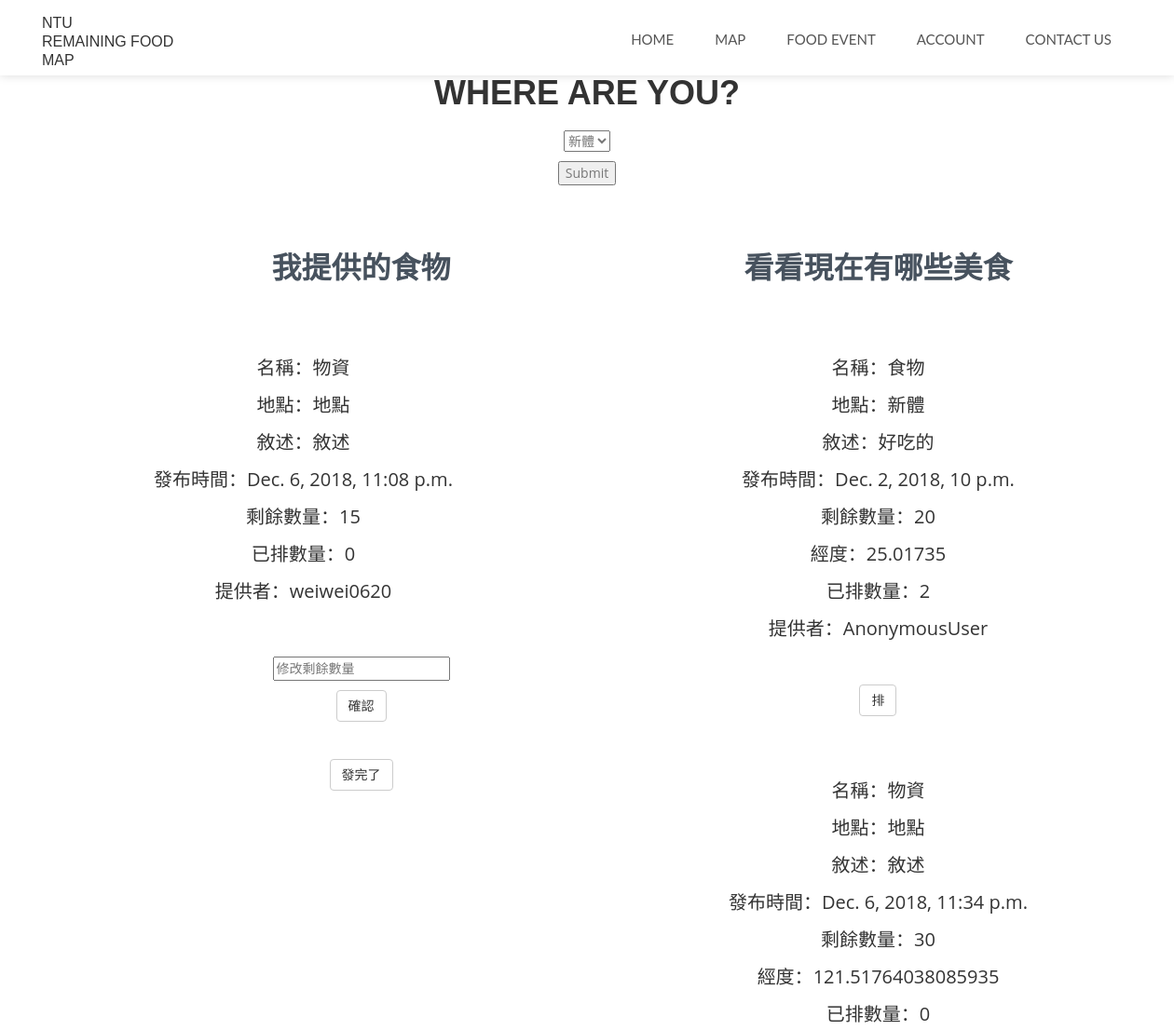
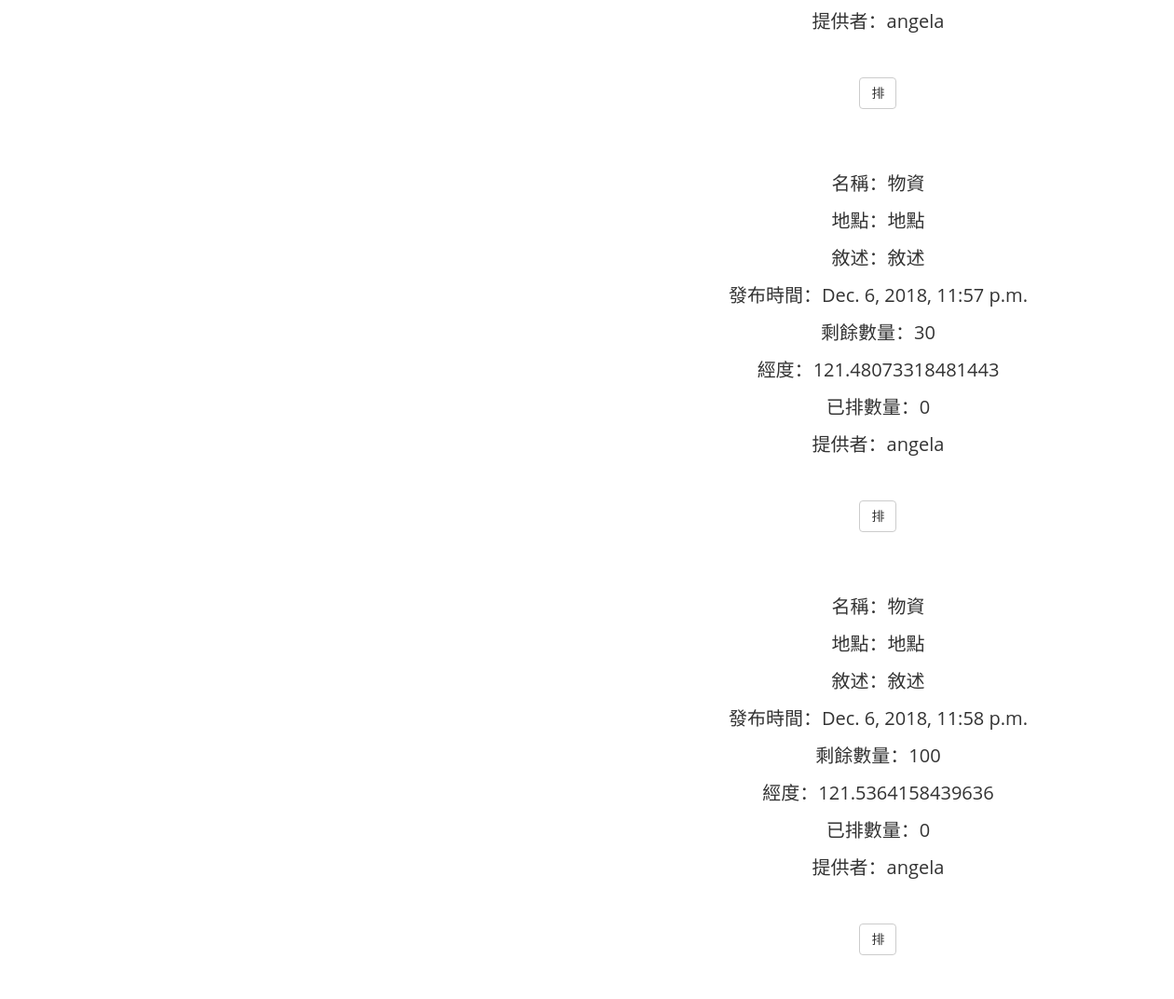
Screenshot of /food/ (signed in) with the database file from the repository (2 pictures, top to bottom).
### foodevent/models.py (models this page shows, shortened)
class FoodEvent(models.Model):
	place = models.CharField(max_length=64)
	resource = models.CharField(max_length=64)
	description = models.CharField(max_length=128)
	amount = models.IntegerField(default = 0)
	pai_amount = models.IntegerField(default = 0)
	time = models.DateTimeField(default=datetime.now, blank=True)
	lon = models.FloatField(default = 25.017350,blank = True)
	lat = models.FloatField(default = 121.539794,blank = True)
	provider = models.CharField(max_length=20, default = "Anonymous provider")

### bentomap/views.py (the view)
# urls.py: path('food/', views.food, name = 'food'),
def food(request):
	if "myplace" in request.POST:
		myplace = request.POST['myplace']
		place = Place.objects.get(name=myplace)
		unsort_foodevents = FoodEvent.objects.all().order_by('id')
		dist = []
		for i in unsort_foodevents:
			dist.append(count_dis(i.lon,i.lat,place.lon,place.lat))
		foodevents = [x for _,x in sorted(zip(dist,unsort_foodevents))]
	else:
		foodevents = FoodEvent.objects.all().order_by('id')
	if "pai" in request.POST:
		foodid = request.POST['pai']
		food = FoodEvent.objects.get(id = foodid)
		foodamount = food.pai_amount
		FoodEvent.objects.filter(id = foodid).update(pai_amount = foodamount + 1)
	if "finish" in request.POST:
		foodid = request.POST['finish']
		FoodEvent.objects.filter(id = foodid).delete()
	if "edit_amount" in request.POST:
		fid = request.POST['fid']
		new_amount = request.POST['edit_amount']
		FoodEvent.objects.filter(id = fid).update(amount = new_amount)
	return render(request, 'food.html', locals())

### templates/food.html (shortened to what this page needs)
<!DOCTYPE html>
<html lang="zh">
{% load  staticfiles %}
<head>
    <link href="{% static 'css/bootstrap.css' %}" rel="stylesheet" type="text/css" />
    <link href="{% static 'css/style_food.css' %}" rel="stylesheet" type="text/css" />
    <link href="{% static 'fonts/font-awesome/css/font-awesome.css' %}" rel="stylesheet" type="text/css" />
</head>
<body>
  <nav id="menu" class="navbar navbar-default navbar-fixed-top">
	  <div class="container">
	    <div class="navbar-header">
	      <a class="navbar-brand page-scroll" href="">NTU<br>Remaining Food<br>Map</a>
			</div>
	    <div class="collapse navbar-collapse" id="bs-example-navbar-collapse-1">
	      <ul class="nav navbar-nav navbar-right">
	        <li><a href="{% url 'home' %}" class="page-scroll">Home</a></li>
	        <li><a href="#map-section" class="page-scroll">Map</a></li>
	        <li><a href="{% url 'food' %}" class="page-scroll">Food Event</a></li>
	        <li><a href="/accounts/" class="page-scroll">Account</a></li>
	        <li><a href="" class="page-scroll">Contact us</a></li>
	      </ul>
	    </div>
	  </div>
	</nav>
	<section id="map-section" class="text-center">
	<h2>where are you?</h2>
	<form action="" method="post">
		<select name="myplace">
		  <option value="新體">新體</option>
		</select>
		<input type="submit" value="Submit">
	</form>
		<div class="container">
				<div class="col-md-12">
						<div class="col-md-6">
							<br><br><br>
							<p>我提供的食物</p>
							<br>
								{% for food in foodevents %}
								{% if request.user.username == food.provider %}
									<div class = "events">
										名稱：{{food.resource}} <br>
										地點：{{food.place}} <br>
										敘述：{{food.description}} <br>
										發布時間：{{food.time}} <br>
										剩餘數量：{{food.amount}} <br>
										已排數量：{{food.pai_amount}} <br>
										提供者：{{food.provider}} <br>
										</div>
									<div class="row form-group">
								        <div class="col-sm-12 text-center">
											<form action="" method="post">
												<input id = "edit_amount" type="text" name = "edit_amount" value="修改剩餘數量"></input>
												<button type="submit" class="btn btn-default" name = "fid" value = {{food.id}} >確認</button>
											</form><br><br><br>
								<form action="" method="post">
								    <button type="submit" class="btn btn-default" name = "finish" value = {{food.id}} >發完了</button>
								</form>
										</div>
									</div>
								{% endif %}
								{% endfor %}
						</div>
					<div class="col-md-6">
						<br><br><br>
						<p>看看現在有哪些美食</p>
						<br>
						{% for food in foodevents %}
						<form action="" method="post">
							<div class = "events">
								名稱：{{food.resource}} <br>
								地點：{{food.place}} <br>
								敘述：{{food.description}} <br>
								發布時間：{{food.time}} <br>
								剩餘數量：{{food.amount}} <br>
								經度：{{food.lon}} <br>
								已排數量：{{food.pai_amount}} <br>
								提供者：{{food.provider}} <br>
							</div>
							<div class="row form-group">
								<div class="col-sm-12 text-center">
									<button type="submit" class="btn btn-default" name = "pai" value = {{food.id}} >排</button>
								</div>
							</div>
						</form>
						{% endfor %}
					</div>
				</div>
		</div>
	</section>
</body>
</html>

### static/css/style_food.css (style rules this page uses)
body, html { font-family: 'Open Sans', sans-serif; text-rendering: optimizeLegibility !important; -webkit-font-smoothing: antialiased !important; color: #777; font-weight: 400; width: 100% !important; height: 100% !important; }
h2, h3, h4 { font-family: 'Raleway', sans-serif; }
h2 { text-transform: uppercase; margin: 0 0 20px 0; font-weight: 800; font-size: 36px; color: #333; }
p { font-size: 15px; }
a { color: #608dfd; font-weight: 400; }
ul, ol { list-style: none; }
ul, ol { padding: 0; webkit-padding: 0; moz-padding: 0; }
#menu { padding: 15px; transition: all 0.8s; }
#menu.navbar-default { background-color: #fff; border-color: rgba(231, 231, 231, 0); box-shadow: 0 0 10px rgba(0,0,0,0.15) }
#menu a.navbar-brand { font-family: 'Raleway', sans-serif; font-size: 16px; font-weight: 500; color: #333; text-transform: uppercase; }
#menu.navbar-default .navbar-nav > li > a { font-family: 'Lato', sans-serif; text-transform: uppercase; color: #555; font-size: 15px; font-weight: 400; padding: 8px 2px; border-radius: 0; margin: 9px 20px 0 20px; }
#menu.navbar-default .navbar-nav > li > a:after { display: block; position: absolute; left: 0; bottom: -1px; width: 0; height: 2px; background: linear-gradient(to right, #6372ff 0%, #5ca9fb 100%); content: ""; transition: width 0.2s; }
#map-section { background: #fff; padding: 80px; }
#map-section p { color: #47525E; font-size: 32px; font-weight: 700; line-height: 36px; }
#map-section input { display: block; margin: 10px; }
.events { color: #333333; margin: 1em; font-size: 20px; padding: 1em; line-height: 2em; float: left; }
form { display: inline-block; }

### rows the page displays
FoodEvent: resource "物資", place "地點", description "敘述", time "Dec. 6, 2018, 11:08 p.m.", amount "15", pai_amount "0", provider "weiwei0620", {{ food.id }} 10 (drawn)
FoodEvent: resource "食物", place "新體", description "好吃的", time "Dec. 2, 2018, 10 p.m.", amount "20", lon "25.01735", pai_amount "2", provider "AnonymousUser", {{ food.id }} 1 (drawn)
FoodEvent: resource "物資", place "地點", description "敘述", time "Dec. 6, 2018, 11:34 p.m.", amount "30", lon "121.51764038085935", pai_amount "0", provider "angela", {{ food.id }} 11 (drawn)
FoodEvent: resource "物資", place "地點", description "敘述", time "Dec. 6, 2018, 11:57 p.m.", amount "30", lon "121.48073318481443", pai_amount "0", provider "angela", {{ food.id }} 12 (drawn)
FoodEvent: resource "物資", place "地點", description "敘述", time "Dec. 6, 2018, 11:58 p.m.", amount "100", lon "121.5364158439636", pai_amount "0", provider "angela", {{ food.id }} 13 (drawn)
